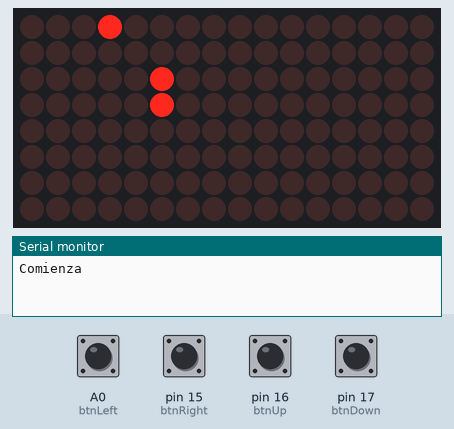
Simulated run of this sketch. Board: Arduino Uno, built with avr-gcc and run on an emulated ATmega328P. Shown: 16×8 LED matrix, the last lines printed to the serial monitor. The test bench sets the inputs (shaded band); at power-on: A0 (btnLeft), pin 15 (btnRight), pin 16 (btnUp), pin 17 (btnDown) LOW. Random numbers use the default seed unless the sketch sets one.

Above: at 1.2 s.
1.3 s: pin 16 (btnUp) pulled HIGH for 0.15 s
At 2.0 s:
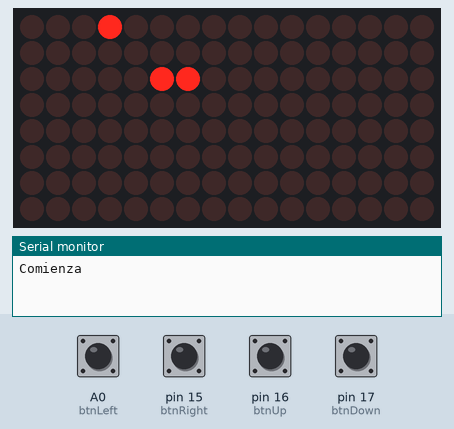
At 2.5 s:
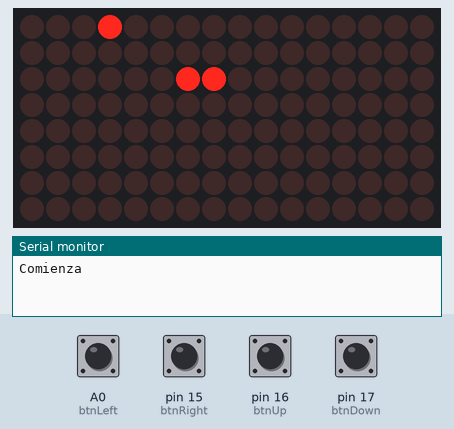
4.4 s: A0 (btnLeft) pulled HIGH for 0.15 s
At 8.0 s:
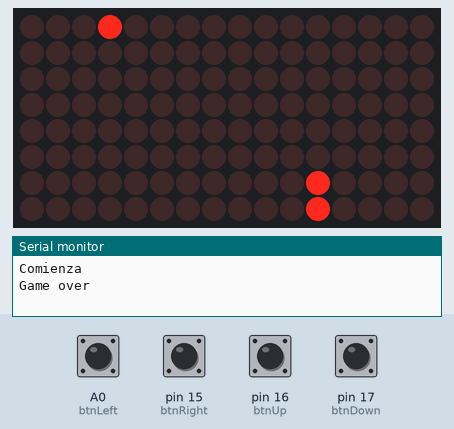
Timing chart, 0 to 9.5 s (numbered marks = the images above; inputs shaded):
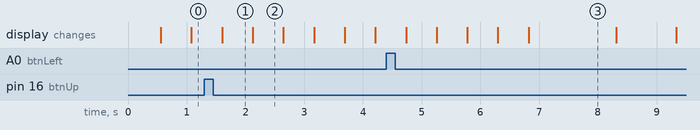

Measured:
- what the display in image 1 shows lasts 0.5 s, from 1.6 s to 2.1 s

The sketch:

snake.ino
```cpp
#include <LedControl.h>
//Matrix
const byte DIN = 3;
const byte CLK = 4;
const byte CS = 2;
LedControl lc = LedControl(DIN, CLK, CS, 2); // 1 = počet řadičů

//Botones
const byte btnRight = 15; // right
const byte btnLeft = 14; // left
const byte btnUp = 16;// up
const byte btnDown = 17; // down

//Proměnné
int serpiente[8][16] = {0};

byte xserpiente = 4;
byte yserpiente = 5;
byte xcomida = 0;
byte ycomida = 0;

byte direccion = 1;
int paso = 1;
long cambio = 0;
int velocidad = 500;
byte punteo =1;
int matriz=0;
boolean snezeno = false;
boolean sonido = true;
boolean pos = false;

//Deklarování čísel
int Cislo[11][7] = {
  {B00000000,B00000000,B00000000,B00000000,B00000001,B01111111,B00100001}, //1
  {B00000000,B00000000,B00110001,B01001001,B01000101,B00100011},//2
  {B00000000,B00000000,B01000110,B01101001,B01010001,B01000001,B01000010},//3
  {B00000000,B00001000,B11111111,B01001000,B00101000,B00011000,B00001000},//4
  {B00000000,B00000000,B00111110,B01000101,B01001001,B01010001,B00111110}, //5
  {B00000000,B00000000,B00000110,B01001001,B01001001,B00101001,B00011110}, //6
  {B00000000,B00000000,B01110000,B01001000,B01000111,B01000000,B01100000}, //7
  {B00000000,B00000000,B00110110,B01001001,B01001001,B01001001,B00110110}, //8
  {B00000000,B00000000,B00111100,B01001010,B01001001,B01001001,B00110000}, //9
  {B00000000,B00000000,B00111110,B01010001,B01001001,B01000101,B00111110}, //0
  {B00000000,B00000000,B00000000,B00000000,B00000000,B00000000,B00000000}, //mezera
  };

void setup() {
  Serial.begin(9600);
  Serial.println("Comienza");

  randomSeed(analogRead(A0));
  GeneraComida();

  pinMode(btnLeft, INPUT);
  pinMode(btnRight, INPUT);
  pinMode(btnUp, INPUT);
  pinMode(btnDown, INPUT);


  //Cargar Pantalla
  lc.shutdown(0, false);
  lc.setIntensity(0, 4);
  lc.clearDisplay(0);

  lc.shutdown(1, false);
  lc.setIntensity(1, 4);
  lc.clearDisplay(1);
}

void loop() {
  if ((digitalRead(btnLeft) == true)){ direccion = 0;}
  if ((digitalRead(btnRight) == true) ) {direccion = 1;}
  if ((digitalRead(btnUp) == true) ){ direccion = 2;}
  if ((digitalRead(btnDown) == true) ) {direccion = 3;}

  if ((millis() - cambio) > velocidad) {
    cambio = millis();

    LimpiarSerpiente(serpiente);
    Punteo();
    Movimiento();

    if (xserpiente == xcomida && yserpiente == ycomida) snezeno = true;
    if (serpiente[xserpiente][yserpiente] != 0) GameOver();

    paso++;
    serpiente[xserpiente][yserpiente] = paso;
  }
  Dibujo(serpiente, xcomida, ycomida);
}
///////////////////////////////////////////////////////////////////
// Funkce
void Punteo() {
  if (snezeno == true) {
    snezeno = false;
    GeneraComida();

    punteo++;

    velocidad -= 20;

    Serial.print ("punteo je: ");
    Serial.println (punteo);
  }
}

void Dibujo(int matice[8][16], byte x, byte y) {
  for (int i = 0; i < 8; i++) {
    for (int j = 0; j < 16; j++) {
      if ((matice[i][j] >= 1) || ((i == x) && (j == y) )) {
        if(j>=8){
          matriz=1;
          lc.setLed(matriz, i, j-8, true);
        }else{
          matriz=0;
          lc.setLed(matriz, i, j, true);
        }
      }else{
        if(j>=8){
          matriz=1;
          lc.setLed(matriz, i, j-8, false);
        }else{
          matriz=0;
          lc.setLed(matriz, i, j, false);
        }
      }
    }
  }
}

void LimpiarSerpiente(int matice[8][16]) {
  for (int i = 0; i < 8; i++) {
    for (int j = 0; j < 16; j++) {
      if (matice[i][j] == (paso - punteo)) matice[i][j] = 0;
    }
  }
}

void Movimiento() {
  switch (direccion) {
    case 0:
      xserpiente++;
      break;
    case 1:
      xserpiente--;
      break;
    case 2:
      yserpiente++;
      break;
    case 3:
      yserpiente--;
      break;
  }
  if (xserpiente == 8) {GameOver();}
  if (yserpiente == 16) {GameOver();}
  if (xserpiente == 255) {GameOver();}
  if (yserpiente == 255){GameOver();}
}

void GeneraComida() {
  lc.setLed(0, xcomida, ycomida, false);
  do {
    xcomida = random(0, 8);
    ycomida = random(0, 16);
  } while (serpiente[xcomida][ycomida] != 0 );
}

void DibujoCislo(byte cislo){
  if(cislo ==0) cislo = 10;
    for (int col=0; col<7; col++) {
      lc.setRow(0, col, Cislo[cislo-1][col]);
  }
}

void GameOver() {
  Serial.println ("Game over");
  for (int row = 0; row < 8; row++) {
    for (int col = 0; col < 8; col++) {
      if (sonido == true) {

        delay(1000);

      }
      lc.setLed(0,col,row, true);
      delay(25);
    }
    sonido = false;
  }
  for (int row = 0; row < 8; row++) {
    for (int col = 0; col < 16; col++) {
      lc.setLed(0, col, row, false);
      delay(25);
    }
  }
  do {
       DibujoCislo((punteo/10)%10);
  delay(200);
  DibujoCislo(punteo%10);
  delay(200);
  DibujoCislo(11);
  delay(1000);
  } while (true);
}
```
